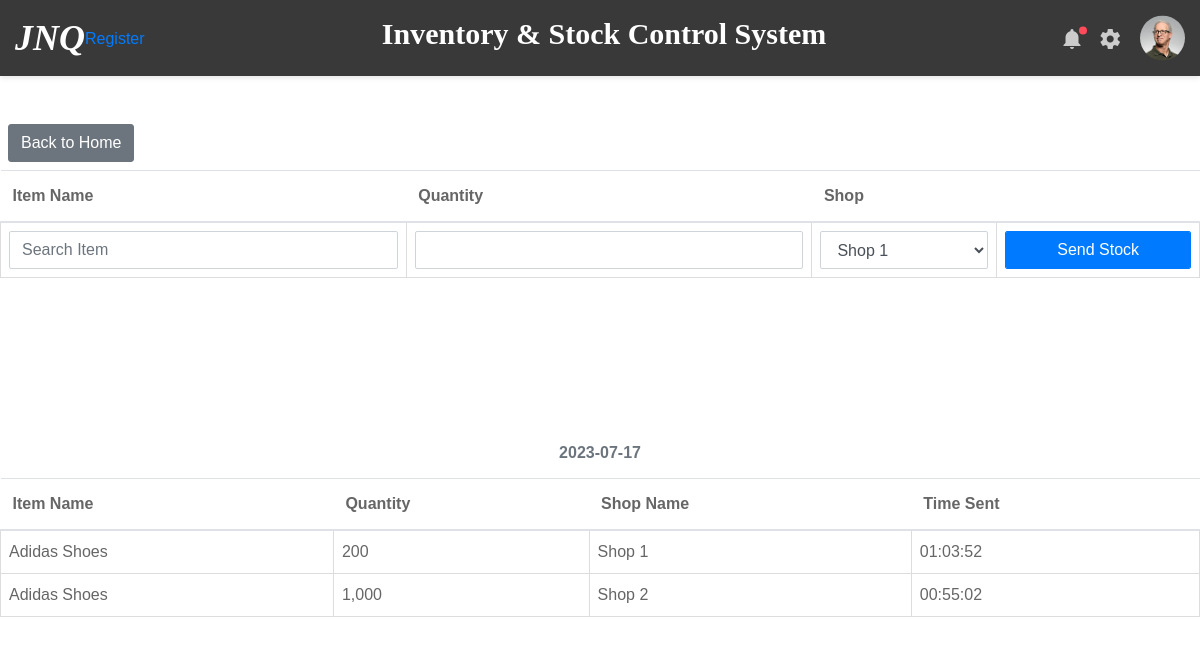
Page /view_stores/1/stock_out on the committed database.
### inventory/models.py (models this page shows)
class StockOut(db.Model):
    id = db.Column(db.Integer, primary_key=True)
    item_name = db.Column(db.String(100), nullable=False)
    item_quantity = db.Column(db.Integer, nullable=False)
    date_sent = db.Column(db.DateTime, default=datetime.now)
    shop_id = db.Column(db.Integer, db.ForeignKey('shop.id'))
    store_id = db.Column(db.Integer, db.ForeignKey('store.id'))
    is_received = db.Column(db.Boolean, nullable=False, default=False)

class Shop(db.Model):
    id = db.Column(db.Integer, primary_key=True)
    shop_name = db.Column(db.String(100), nullable=False, unique=True)
    location = db.Column(db.String(100), nullable=False)
    date_registered = db.Column(db.DateTime, default=datetime.now)
    user_id = db.Column(db.Integer, db.ForeignKey('user.id'))
    sale = db.relationship('Sale', backref='shop', lazy=True)
    stock_received = db.relationship('StockReceived', backref='shop', lazy=True)
    stock_in = db.relationship('StockOut', backref='shop', lazy=True)
    item_association = db.relationship('ShopItem', back_populates='shop')
    items = association_proxy("item_association", "item")
    shopkeepers = db.relationship('Shopkeeper', backref='shop_details', lazy=True)
    daily_shop_count = db.relationship('DailyCount', backref='shop', lazy=True)
    movements_from = db.relationship('TransferStock', foreign_keys='TransferStock.transfer_from_id',
                                     backref='transfer_from', lazy=True)
    movements_to = db.relationship('TransferStock', foreign_keys='TransferStock.transfer_to_id',
                                   backref='transfer_to', lazy=True)
    count_difference = db.relationship('CountDifference', backref='difference_item', lazy=True)

### inventory/routes.py (the view, shortened to what this page needs)
@app.route('/view_stores/<int:store_id>/stock_out', methods=['GET', 'POST'])
def stock_out(store_id):
    store = Store.query.get_or_404(store_id)
    form = StoreStockOutForm()
    form.populate_shop_choices()
    selected_shop_id = form.get_selected_shop_id()
    shop = Shop.query.filter_by(id=selected_shop_id).first()
    stock_out_lookup = {}
    current_date = datetime.now()
    stockout_entries = StockOut.query.filter(StockOut.date_sent <= current_date,
                                          StockOut.store_id == store.id).order_by(StockOut.date_sent.desc()).all()
    for entry in stockout_entries:
        date = entry.date_sent.date()
        if date in stock_out_lookup:
            stock_out_lookup[date].append(entry)
        else:
            stock_out_lookup[date] = [entry]
    return render_template('stock_out.html', form=form, stock_out_lookup=stock_out_lookup, shop=shop, store=store)

### inventory/forms.py
class StoreStockOutForm(FlaskForm):
    item_name = SearchField('Search Item Name', validators=[DataRequired()])
    item_quantity = IntegerField('Quantity Sending', validators=[DataRequired()])
    shop = SelectField('Select Shop', choices=[])
    submit = SubmitField('Send Stock')
    def populate_shop_choices(self):
        self.shop.choices = [(shop.id, shop.shop_name) for shop in Shop.query.all()]
    def get_selected_shop_id(self):
        selected_shop_id = self.shop.data
        if selected_shop_id is not None:
            return int(selected_shop_id)
        else:
            return 0

### inventory/templates/stock_out.html (shortened to what this page needs)
{% extends 'layout.html' %}
{% block content %}
    <div class="float-left">
        <a href="{{ url_for('view_store', store_id=store.id) }}" class="btn btn-secondary ml-2 mb-2">Back to Home</a>
    </div>
    <table class="table">
      <thead>
        <tr>
          <th>Item Name</th>
          <th>Quantity</th>
          <th>Shop</th>
          <th></th>
        </tr>
      </thead>
      <tbody>
        <tr>
          <form method="POST">
            <td>{{ form.item_name(class="form-control", id="searchItemName", placeholder="Search Item") }}</td>
            <td>{{ form.item_quantity(class="form-control") }}</td>
            <td>{{ form.shop(class="form-control") }}</td>
            <td>{{ form.submit(class="form-control btn btn-primary") }}</td>
          </form>
        </tr>
      </tbody>
    </table>
    {% for date in stock_out_lookup.keys() %}
      <div class="table" id="SalesTable">
        <table class="table mt-4">
          <thead>
          <caption style="caption-side: top; text-align: center"><span><strong>{{date}}</strong></span></caption>
            <tr>
              <th>Item Name</th>
              <th>Quantity</th>
              <th>Shop Name</th>
              <th>Time Sent</th>
            </tr>
          </thead>
          <tbody>
            {% for entry in stock_out_lookup[date] %}
              <tr>
                <td>{{ entry.item_name }}</td>
                <td>{{ "{:,}".format (entry.item_quantity) }}</td>
                <td>{{ entry.shop.shop_name }}</td>
                <td>{{ entry.date_sent.strftime('%H:%M:%S') }}</td>
              </tr>
            {% endfor %}
          </tbody>
        </table>
      </div>
    {% endfor %}
{% endblock %}

### rows in the picture
StockOut: item_name "Adidas Shoes", item_quantity "200", shop.shop_name "Shop 1", date_sent "01:03:52"
StockOut: item_name "Adidas Shoes", item_quantity "1,000", shop.shop_name "Shop 2", date_sent "00:55:02"

### other values in the picture
{{ date }} "2023-07-17"
